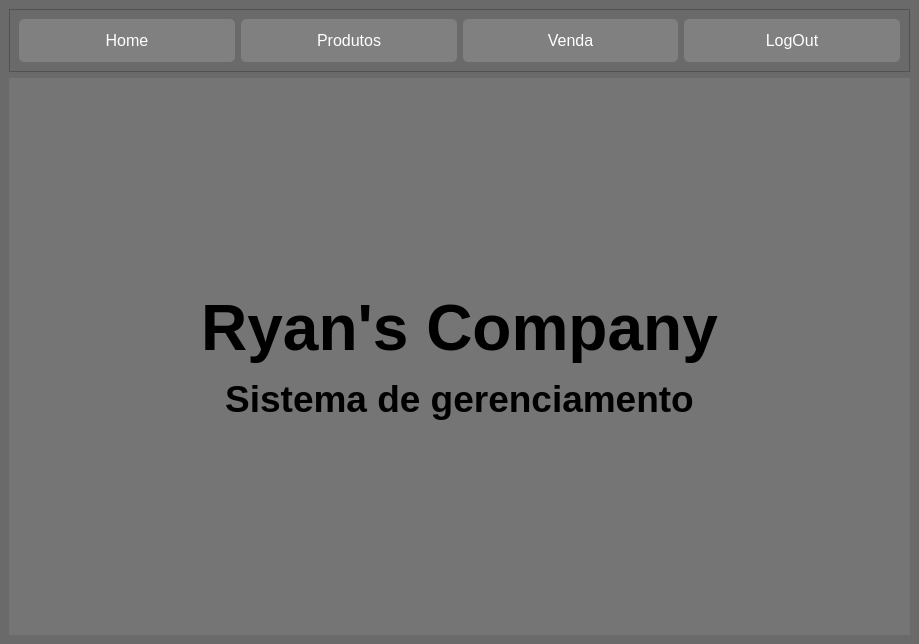
<?xml version="1.0" encoding="UTF-8"?>
<ui version="4.0">
 <class>MainWindow</class>
 <widget class="QMainWindow" name="MainWindow">
  <property name="geometry">
   <rect>
    <x>0</x>
    <y>0</y>
    <width>919</width>
    <height>644</height>
   </rect>
  </property>
  <property name="windowTitle">
   <string>Produtos</string>
  </property>
  <property name="styleSheet">
   <string notr="true">background-color: rgb(106, 106, 106);</string>
  </property>
  <widget class="QWidget" name="centralwidget">
   <layout class="QVBoxLayout" name="verticalLayout_2">
    <item>
     <widget class="QFrame" name="frame">
      <property name="frameShape">
       <enum>QFrame::StyledPanel</enum>
      </property>
      <property name="frameShadow">
       <enum>QFrame::Raised</enum>
      </property>
      <layout class="QHBoxLayout" name="horizontalLayout">
       <item>
        <widget class="QPushButton" name="btn_home">
         <property name="font">
          <font>
           <pointsize>-1</pointsize>
           <underline>false</underline>
           <strikeout>false</strikeout>
          </font>
         </property>
         <property name="styleSheet">
          <string notr="true">QPushButton{
text-decoration: none;
border: none;
padding: 12px 40px;
font-size: 16px;
background-color: gray;
color: #fff;
border-radius: 5px;
box-shadow: 7px 6px 28px 1px rgba(0, 0, 0, 0.24);
cursor: pointer;
outline: none;
transition: 0.2s all;
}
QPushButton:pressed{
text-decoration: none;
border: none;
padding: 12px 40px;
font-size: 16px;
background-color: rgb(99, 99, 99);
color: #fff;
border-radius: 5px;
box-shadow: 7px 6px 28px 1px rgba(0, 0, 0, 0.24);
cursor: pointer;
outline: none;
transition: 0.2s all;
}
</string>
         </property>
         <property name="text">
          <string>Home</string>
         </property>
        </widget>
       </item>
       <item>
        <widget class="QPushButton" name="btn_produtos">
         <property name="font">
          <font>
           <pointsize>-1</pointsize>
           <underline>false</underline>
           <strikeout>false</strikeout>
          </font>
         </property>
         <property name="styleSheet">
          <string notr="true">QPushButton{
text-decoration: none;
border: none;
padding: 12px 40px;
font-size: 16px;
background-color: gray;
color: #fff;
border-radius: 5px;
box-shadow: 7px 6px 28px 1px rgba(0, 0, 0, 0.24);
cursor: pointer;
outline: none;
transition: 0.2s all;
}
QPushButton:pressed{
text-decoration: none;
border: none;
padding: 12px 40px;
font-size: 16px;
background-color: rgb(99, 99, 99);
color: #fff;
border-radius: 5px;
box-shadow: 7px 6px 28px 1px rgba(0, 0, 0, 0.24);
cursor: pointer;
outline: none;
transition: 0.2s all;
}
</string>
         </property>
         <property name="text">
          <string>Produtos</string>
         </property>
        </widget>
       </item>
       <item>
        <widget class="QPushButton" name="btn_venda">
         <property name="font">
          <font>
           <pointsize>-1</pointsize>
           <underline>false</underline>
           <strikeout>false</strikeout>
          </font>
         </property>
         <property name="styleSheet">
          <string notr="true">QPushButton{
text-decoration: none;
border: none;
padding: 12px 40px;
font-size: 16px;
background-color: gray;
color: #fff;
border-radius: 5px;
box-shadow: 7px 6px 28px 1px rgba(0, 0, 0, 0.24);
cursor: pointer;
outline: none;
transition: 0.2s all;
}
QPushButton:pressed{
text-decoration: none;
border: none;
padding: 12px 40px;
font-size: 16px;
background-color: rgb(99, 99, 99);
color: #fff;
border-radius: 5px;
box-shadow: 7px 6px 28px 1px rgba(0, 0, 0, 0.24);
cursor: pointer;
outline: none;
transition: 0.2s all;
}
</string>
         </property>
         <property name="text">
          <string>Venda</string>
         </property>
        </widget>
       </item>
       <item>
        <widget class="QPushButton" name="btn_logout">
         <property name="font">
          <font>
           <pointsize>-1</pointsize>
           <underline>false</underline>
           <strikeout>false</strikeout>
          </font>
         </property>
         <property name="styleSheet">
          <string notr="true">QPushButton{
text-decoration: none;
border: none;
padding: 12px 40px;
font-size: 16px;
background-color: gray;
color: #fff;
border-radius: 5px;
box-shadow: 7px 6px 28px 1px rgba(0, 0, 0, 0.24);
cursor: pointer;
outline: none;
transition: 0.2s all;
}
QPushButton:pressed{
text-decoration: none;
border: none;
padding: 12px 40px;
font-size: 16px;
background-color: rgb(99, 99, 99);
color: #fff;
border-radius: 5px;
box-shadow: 7px 6px 28px 1px rgba(0, 0, 0, 0.24);
cursor: pointer;
outline: none;
transition: 0.2s all;
}
</string>
         </property>
         <property name="text">
          <string>LogOut</string>
         </property>
        </widget>
       </item>
      </layout>
     </widget>
    </item>
    <item>
     <widget class="QStackedWidget" name="Pages">
      <property name="styleSheet">
       <string notr="true">background-color: rgb(117, 117, 117);</string>
      </property>
      <property name="currentIndex">
       <number>2</number>
      </property>
      <widget class="QWidget" name="pg_table">
       <layout class="QVBoxLayout" name="verticalLayout_8">
        <item>
         <widget class="QTabWidget" name="tabWidget">
          <property name="currentIndex">
           <number>0</number>
          </property>
          <widget class="QWidget" name="tables">
           <attribute name="title">
            <string>TreeWidget</string>
           </attribute>
           <layout class="QVBoxLayout" name="verticalLayout_7">
            <item>
             <layout class="QHBoxLayout" name="horizontalLayout_2">
              <item>
               <widget class="QLineEdit" name="txt_file">
                <property name="styleSheet">
                 <string notr="true">background-color: rgb(255, 255, 255);
border-radius:10px;</string>
                </property>
                <property name="maxLength">
                 <number>2000</number>
                </property>
               </widget>
              </item>
              <item>
               <widget class="QPushButton" name="btn_open">
                <property name="text">
                 <string>Abrir</string>
                </property>
               </widget>
              </item>
             </layout>
            </item>
            <item>
             <layout class="QHBoxLayout" name="horizontalLayout_3">
              <item>
               <layout class="QVBoxLayout" name="verticalLayout_6">
                <item>
                 <layout class="QVBoxLayout" name="verticalLayout_5">
                  <item>
                   <widget class="QLabel" name="label_3">
                    <property name="font">
                     <font>
                      <pointsize>12</pointsize>
                     </font>
                    </property>
                    <property name="text">
                     <string>Estoque</string>
                    </property>
                    <property name="alignment">
                     <set>Qt::AlignCenter</set>
                    </property>
                   </widget>
                  </item>
                  <item>
                   <widget class="QTreeWidget" name="tw_estoque">
                    <column>
                     <property name="text">
                      <string>Nome Produto</string>
                     </property>
                    </column>
                    <column>
                     <property name="text">
                      <string>Estoque</string>
                     </property>
                    </column>
                    <column>
                     <property name="text">
                      <string>Valor R$</string>
                     </property>
                    </column>
                   </widget>
                  </item>
                 </layout>
                </item>
                <item>
                 <layout class="QVBoxLayout" name="verticalLayout_4">
                  <item>
                   <widget class="QLabel" name="label_2">
                    <property name="font">
                     <font>
                      <pointsize>12</pointsize>
                     </font>
                    </property>
                    <property name="text">
                     <string>Saida</string>
                    </property>
                    <property name="alignment">
                     <set>Qt::AlignCenter</set>
                    </property>
                   </widget>
                  </item>
                  <item>
                   <widget class="QTreeWidget" name="tw_saida">
                    <column>
                     <property name="text">
                      <string>Produto</string>
                     </property>
                    </column>
                    <column>
                     <property name="text">
                      <string>Valor</string>
                     </property>
                    </column>
                    <column>
                     <property name="text">
                      <string>Quantidade</string>
                     </property>
                    </column>
                    <column>
                     <property name="text">
                      <string>Usuario</string>
                     </property>
                    </column>
                   </widget>
                  </item>
                 </layout>
                </item>
               </layout>
              </item>
              <item>
               <widget class="QFrame" name="frame_2">
                <property name="sizePolicy">
                 <sizepolicy hsizetype="Fixed" vsizetype="Preferred">
                  <horstretch>0</horstretch>
                  <verstretch>0</verstretch>
                 </sizepolicy>
                </property>
                <property name="frameShape">
                 <enum>QFrame::StyledPanel</enum>
                </property>
                <property name="frameShadow">
                 <enum>QFrame::Raised</enum>
                </property>
                <layout class="QVBoxLayout" name="verticalLayout_3">
                 <item>
                  <widget class="QPushButton" name="btn_atualizar">
                   <property name="font">
                    <font>
                     <pointsize>-1</pointsize>
                     <underline>false</underline>
                     <strikeout>false</strikeout>
                    </font>
                   </property>
                   <property name="toolTip">
                    <string>&lt;html&gt;&lt;head/&gt;&lt;body&gt;&lt;p align=&quot;center&quot;&gt;Importar&lt;/p&gt;&lt;/body&gt;&lt;/html&gt;</string>
                   </property>
                   <property name="styleSheet">
                    <string notr="true">QPushButton{
text-decoration: none;
border: none;
padding: 12px 40px;
font-size: 16px;
background-color: gray;
color: #fff;
border-radius: 5px;
box-shadow: 7px 6px 28px 1px rgba(0, 0, 0, 0.24);
cursor: pointer;
outline: none;
transition: 0.2s all;
}
QPushButton:pressed{
text-decoration: none;
border: none;
padding: 12px 40px;
font-size: 16px;
background-color: rgb(99, 99, 99);
color: #fff;
border-radius: 5px;
box-shadow: 7px 6px 28px 1px rgba(0, 0, 0, 0.24);
cursor: pointer;
outline: none;
transition: 0.2s all;
}
</string>
                   </property>
                   <property name="text">
                    <string>Atualizar</string>
                   </property>
                  </widget>
                 </item>
                 <item>
                  <widget class="QPushButton" name="btn_gerar">
                   <property name="font">
                    <font>
                     <pointsize>-1</pointsize>
                     <underline>false</underline>
                     <strikeout>false</strikeout>
                    </font>
                   </property>
                   <property name="toolTip">
                    <string>&lt;html&gt;&lt;head/&gt;&lt;body&gt;&lt;p align=&quot;center&quot;&gt;Importar&lt;/p&gt;&lt;/body&gt;&lt;/html&gt;</string>
                   </property>
                   <property name="styleSheet">
                    <string notr="true">QPushButton{
text-decoration: none;
border: none;
padding: 12px 40px;
font-size: 16px;
background-color: gray;
color: #fff;
border-radius: 5px;
box-shadow: 7px 6px 28px 1px rgba(0, 0, 0, 0.24);
cursor: pointer;
outline: none;
transition: 0.2s all;
}
QPushButton:pressed{
text-decoration: none;
border: none;
padding: 12px 40px;
font-size: 16px;
background-color: rgb(99, 99, 99);
color: #fff;
border-radius: 5px;
box-shadow: 7px 6px 28px 1px rgba(0, 0, 0, 0.24);
cursor: pointer;
outline: none;
transition: 0.2s all;
}
</string>
                   </property>
                   <property name="text">
                    <string>Gerar Saida</string>
                   </property>
                  </widget>
                 </item>
                 <item>
                  <widget class="QPushButton" name="btn_estorno">
                   <property name="font">
                    <font>
                     <pointsize>-1</pointsize>
                     <underline>false</underline>
                     <strikeout>false</strikeout>
                    </font>
                   </property>
                   <property name="toolTip">
                    <string>&lt;html&gt;&lt;head/&gt;&lt;body&gt;&lt;p align=&quot;center&quot;&gt;Importar&lt;/p&gt;&lt;/body&gt;&lt;/html&gt;</string>
                   </property>
                   <property name="styleSheet">
                    <string notr="true">QPushButton{
text-decoration: none;
border: none;
padding: 12px 40px;
font-size: 16px;
background-color: gray;
color: #fff;
border-radius: 5px;
box-shadow: 7px 6px 28px 1px rgba(0, 0, 0, 0.24);
cursor: pointer;
outline: none;
transition: 0.2s all;
}
QPushButton:pressed{
text-decoration: none;
border: none;
padding: 12px 40px;
font-size: 16px;
background-color: rgb(99, 99, 99);
color: #fff;
border-radius: 5px;
box-shadow: 7px 6px 28px 1px rgba(0, 0, 0, 0.24);
cursor: pointer;
outline: none;
transition: 0.2s all;
}
</string>
                   </property>
                   <property name="text">
                    <string>Estorno</string>
                   </property>
                  </widget>
                 </item>
                 <item>
                  <spacer name="verticalSpacer">
                   <property name="orientation">
                    <enum>Qt::Vertical</enum>
                   </property>
                   <property name="sizeHint" stdset="0">
                    <size>
                     <width>20</width>
                     <height>40</height>
                    </size>
                   </property>
                  </spacer>
                 </item>
                </layout>
               </widget>
              </item>
             </layout>
            </item>
           </layout>
          </widget>
          <widget class="QWidget" name="tab_2">
           <attribute name="title">
            <string>Tab 2</string>
           </attribute>
          </widget>
         </widget>
        </item>
       </layout>
      </widget>
      <widget class="QWidget" name="pg_venda">
       <widget class="QLabel" name="label_4">
        <property name="geometry">
         <rect>
          <x>300</x>
          <y>200</y>
          <width>321</width>
          <height>101</height>
         </rect>
        </property>
        <property name="font">
         <font>
          <family>Arial Black</family>
          <pointsize>21</pointsize>
          <weight>75</weight>
          <bold>true</bold>
         </font>
        </property>
        <property name="text">
         <string>Vendas</string>
        </property>
        <property name="alignment">
         <set>Qt::AlignCenter</set>
        </property>
       </widget>
      </widget>
      <widget class="QWidget" name="pg_home">
       <layout class="QVBoxLayout" name="verticalLayout">
        <item>
         <widget class="QLabel" name="label">
          <property name="text">
           <string>&lt;html&gt;&lt;head/&gt;&lt;body&gt;&lt;p align=&quot;center&quot;&gt;&lt;span style=&quot; font-size:48pt; font-weight:600;&quot;&gt;Ryan's Company&lt;/span&gt;&lt;/p&gt;&lt;p align=&quot;center&quot;&gt;&lt;span style=&quot; font-size:28pt; font-weight:600;&quot;&gt;Sistema de gerenciamento&lt;/span&gt;&lt;/p&gt;&lt;/body&gt;&lt;/html&gt;</string>
          </property>
         </widget>
        </item>
       </layout>
      </widget>
     </widget>
    </item>
   </layout>
  </widget>
 </widget>
 <resources/>
 <connections/>
</ui>
